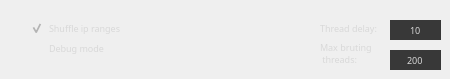
     <widget class="QWidget" name="tab">
      <attribute name="title">
       <string>Options</string>
      </attribute>
      <widget class="QLineEdit" name="threadDelayBox">
       <property name="enabled">
        <bool>true</bool>
       </property>
       <property name="geometry">
        <rect>
         <x>390</x>
         <y>20</y>
         <width>51</width>
         <height>20</height>
        </rect>
       </property>
       <property name="font">
        <font>
         <family>Small Fonts</family>
         <pointsize>7</pointsize>
        </font>
       </property>
       <property name="styleSheet">
        <string notr="true">color: rgb(216, 216, 216);background-color: rgb(56, 56, 56);border:none;</string>
       </property>
       <property name="text">
        <string>10</string>
       </property>
       <property name="maxLength">
        <number>5</number>
       </property>
       <property name="alignment">
        <set>Qt::AlignCenter</set>
       </property>
       <property name="placeholderText">
        <string>100</string>
       </property>
      </widget>
      <widget class="QLabel" name="label_2">
       <property name="geometry">
        <rect>
         <x>320</x>
         <y>20</y>
         <width>68</width>
         <height>16</height>
        </rect>
       </property>
       <property name="font">
        <font>
         <family>Small Fonts</family>
         <pointsize>7</pointsize>
        </font>
       </property>
       <property name="styleSheet">
        <string notr="true">color: rgb(216, 216, 216); background-color: rgba(2, 2, 2, 0);</string>
       </property>
       <property name="text">
        <string>Thread delay:</string>
       </property>
      </widget>
      <widget class="QLabel" name="MaxBrutingThrLabel">
       <property name="geometry">
        <rect>
         <x>320</x>
         <y>40</y>
         <width>62</width>
         <height>26</height>
        </rect>
       </property>
       <property name="font">
        <font>
         <family>Small Fonts</family>
         <pointsize>7</pointsize>
        </font>
       </property>
       <property name="styleSheet">
        <string notr="true">color: rgb(216, 216, 216); background-color: rgba(2, 2, 2, 0);</string>
       </property>
       <property name="text">
        <string>Max bruting
 threads:</string>
       </property>
      </widget>
      <widget class="QLineEdit" name="maxBrutingThrBox">
       <property name="enabled">
        <bool>true</bool>
       </property>
       <property name="geometry">
        <rect>
         <x>390</x>
         <y>50</y>
         <width>51</width>
         <height>20</height>
        </rect>
       </property>
       <property name="font">
        <font>
         <family>Small Fonts</family>
         <pointsize>7</pointsize>
        </font>
       </property>
       <property name="styleSheet">
        <string notr="true">color: rgb(216, 216, 216);background-color: rgb(56, 56, 56);border:none;</string>
       </property>
       <property name="text">
        <string>200</string>
       </property>
       <property name="maxLength">
        <number>3</number>
       </property>
       <property name="alignment">
        <set>Qt::AlignCenter</set>
       </property>
       <property name="placeholderText">
        <string>100</string>
       </property>
      </widget>
      <widget class="QCheckBox" name="shuffle_onoff">
       <property name="geometry">
        <rect>
         <x>30</x>
         <y>20</y>
         <width>161</width>
         <height>17</height>
        </rect>
       </property>
       <property name="font">
        <font>
         <family>Small Fonts</family>
         <pointsize>7</pointsize>
        </font>
       </property>
       <property name="whatsThis">
        <string>Shuffle ip-ranges before scan.</string>
       </property>
       <property name="styleSheet">
        <string notr="true">color: rgb(216, 216, 216); background-color: rgba(2, 2, 2, 0);</string>
       </property>
       <property name="text">
        <string>Shuffle ip ranges</string>
       </property>
       <property name="shortcut">
        <string>Ctrl+S</string>
       </property>
       <property name="checked">
        <bool>true</bool>
       </property>
      </widget>
      <widget class="QCheckBox" name="debug_onoff">
       <property name="enabled">
        <bool>true</bool>
       </property>
       <property name="geometry">
        <rect>
         <x>30</x>
         <y>40</y>
         <width>161</width>
         <height>17</height>
        </rect>
       </property>
       <property name="font">
        <font>
         <family>Small Fonts</family>
         <pointsize>7</pointsize>
        </font>
       </property>
       <property name="mouseTracking">
        <bool>true</bool>
       </property>
       <property name="whatsThis">
        <string>Shuffle ip-ranges before scan.</string>
       </property>
       <property name="styleSheet">
        <string notr="true">color: rgb(216, 216, 216); background-color: rgba(2, 2, 2, 0);</string>
       </property>
       <property name="text">
        <string>Debug mode</string>
       </property>
       <property name="shortcut">
        <string>Ctrl+S</string>
       </property>
       <property name="checkable">
        <bool>true</bool>
       </property>
       <property name="checked">
        <bool>false</bool>
       </property>
      </widget>
     </widget>
